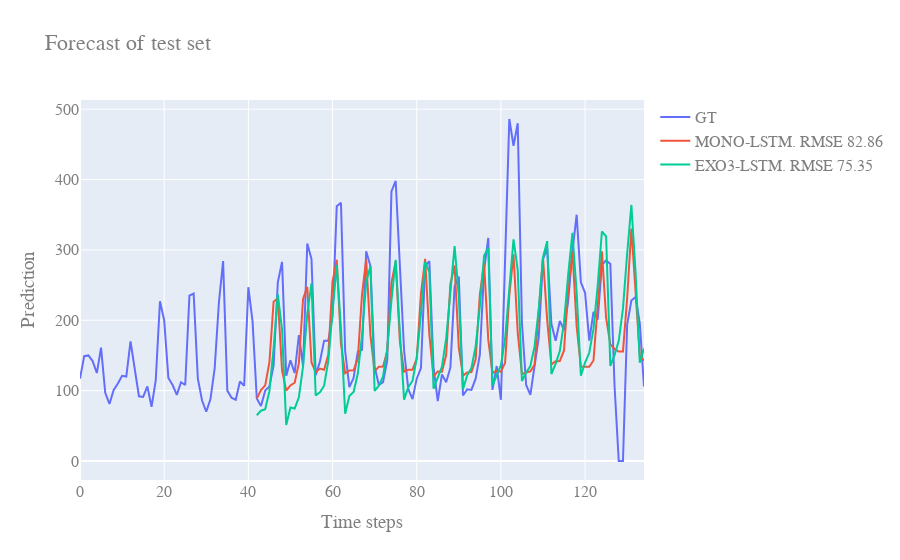

This figure's notebook cell:
### Markdown cell above
# Forecasting evaluation

### Code cell
single_run_results = []
n_runs = 1
#for dataset in datasets:
#    print("Running forecasting for sales in", dataset, "\n")
for run in range(n_runs):
    print ("Run #", run+1)

    # Add day of week as one hot encoded signal before running the lstm model
    full_dataset = milan_daily_augmented

    # Create training and test data
    train, test = ts_train_test_split(full_dataset, test_length=0.1)
    print(train.shape, test.shape)

    # Extract the columns which display most correlation with the value we are trying to predict.
    mono_input_features = [0]
    exo3_input_features = list(range(0,full_dataset.shape[1]))
    print("MONO-LSTM input features:", mono_input_features)
    print("EXO3 (+ all exog) input features :", exo3_input_features)
    print()

    # Define steps ahead to forecast
    lstm_in_len = 42
    lstm_out_len = 14

    ## LSTM
    # Define the LSTM Models and their Optimizer objects
    mono_LSTM_Model, mono_opt_obj = define_LSTM_Model(mono_input_features)
    exo3_LSTM_Model, exo3_opt_obj = define_LSTM_Model(exo3_input_features)


    # 1) MONO-LSTM data
    mono_inp_tr, mono_out_tr, mono_inp_te, mono_out_te = prepare_for_network(train, test, mono_input_features, in_len=lstm_in_len, out_len=lstm_out_len)
    mono_x_train=torch.cat((torch.Tensor(mono_inp_tr),torch.Tensor(mono_out_tr)),1)
    mono_x_test=torch.Tensor(mono_inp_te)

    # 2) EXO3-LSTM data
    exo3_inp_tr, exo3_out_tr, exo3_inp_te, exo3_out_te = prepare_for_network(train, test, exo3_input_features, in_len=lstm_in_len, out_len=lstm_out_len)
    exo3_x_train=torch.cat((torch.Tensor(exo3_inp_tr),torch.Tensor(exo3_out_tr)),1)
    exo3_x_test=torch.Tensor(exo3_inp_te)

    # Train all the LSTMs 
    print("Training the MONO-LSTM model...")
    mono_opt_obj.train(mono_x_train[:,:-1],mono_x_train[:,1:],mono_x_train[:,:-1],mono_x_train[:,1:], \
                       do_teacher_forcing=True, n_epochs=20, batch_size=64)
    print("Done\n")
    print("Training the EXO3-LSTM model...")
    exo3_opt_obj.train(exo3_x_train[:,:-1],exo3_x_train[:,1:],exo3_x_train[:,:-1],exo3_x_train[:,1:], \
                       do_teacher_forcing=True, n_epochs=20, batch_size=64)
    print("Done\n")        


    # Make predictions using the trained networks
    mono_pred = mono_LSTM_Model(mono_x_test, lstm_out_len)
   
    exo3_pred = exo3_LSTM_Model(exo3_x_test, lstm_out_len)



    ## Check results of LSTM forecasts (calc erros)
    mean = np.mean(train.qty.values)
    std = np.std(train.qty.values)
    full_mono_pred = build_lstm_full_preds(mono_out_te, mono_pred, lstm_out_len, mean, std)
    mono_lstm_rmse = sm.tools.eval_measures.rmse(test.qty[lstm_in_len:].values, full_mono_pred)
    mono_lstm_mae = sm.tools.eval_measures.meanabs(test.qty[lstm_in_len:].values, full_mono_pred)
  
    full_exo3_pred = build_lstm_full_preds(exo3_out_te, exo3_pred, lstm_out_len, mean, std)
    exo3_lstm_rmse = sm.tools.eval_measures.rmse(test.qty[lstm_in_len:].values, full_exo3_pred)
    exo3_lstm_mae = sm.tools.eval_measures.meanabs(test.qty[lstm_in_len:].values, full_exo3_pred)


    fig = go.Figure()
    full_labels = list(range(0,test.shape[0]))
    pred_labels = list(range(lstm_in_len,test.shape[0]))
    fig.add_trace(go.Scatter(x=full_labels, y=test.qty,
                mode='lines', name='GT'))
    fig.add_trace(go.Scatter(x=pred_labels, y=full_mono_pred,
                 mode='lines', name="MONO-LSTM. RMSE %.2f" % mono_lstm_rmse ))
    fig.add_trace(go.Scatter(x=pred_labels, y=full_exo3_pred,
                 mode='lines', name="EXO3-LSTM. RMSE %.2f" % exo3_lstm_rmse))

    fig.update_layout(
        title="Forecast of test set",
        xaxis_title="Time steps",
        yaxis_title="Prediction",
        font=dict(
            family="Courier New, monospace",
            size=16,
            color="#7f7f7f"
        )
    )
    fig.show()
    check_local_res(test, [mono_pred, exo3_pred], mono_inp_te, mono_out_te, mean, std, lstm_in_len, lstm_out_len)


    #pltio.write_html(fig, dataset+"-"+"run"+str(run+1)+"daily-sales-results.html")
    single_run_results.append([dataset, "run "+str(run+1), mono_lstm_rmse, exo3_lstm_rmse, mono_lstm_mae, exo3_lstm_mae])

    print()

### Figure 1 — Plotly figure (JSON) as saved in the notebook; plotly's stock layout.template omitted (floating-point values rounded to 4 significant figures; data arrays with more than 128 entries replaced by an {"elided": "..."} marker saying what was removed)
{"data": [{"mode": "lines", "name": "GT", "type": "scatter", "x": {"elided": "135 int values"}, "y": {"elided": "135 int values"}}, {"mode": "lines", "name": "MONO-LSTM. RMSE 82.86", "type": "scatter", "x": [42, 43, 44, 45, 46, 47, 48, 49, 50, 51, 52, 53, 54, 55, 56, 57, 58, 59, 60, 61, 62, 63, 64, 65, 66, 67, 68, 69, 70, 71, 72, 73, 74, 75, 76, 77, 78, 79, 80, 81, 82, 83, 84, 85, 86, 87, 88, 89, 90, 91, 92, 93, 94, 95, 96, 97, 98, 99, 100, 101, 102, 103, 104, 105, 106, 107, 108, 109, 110, 111, 112, 113, 114, 115, 116, 117, 118, 119, 120, 121, 122, 123, 124, 125, 126, 127, 128, 129, 130, 131, 132, 133, 134], "y": [88.68, 100.9, 107.5, 139.9, 226.3, 231.3, 128.7, 100.1, 107.4, 111.2, 139.0, 230.3, 247.7, 140.0, 126.2, 131.4, 129.8, 151.3, 254.9, 285.9, 166.7, 124.6, 128.7, 128.9, 145.0, 236.6, 286.4, 178.5, 127.3, 134.0, 134.3, 156.4, 253.5, 283.5, 169.7, 126.7, 129.8, 129.8, 145.7, 237.1, 287.4, 179.5, 120.4, 127.3, 127.0, 150.5, 251.8, 277.9, 160.8, 121.3, 125.8, 126.4, 144.3, 236.6, 281.3, 172.5, 125.1, 128.1, 126.6, 139.5, 235.4, 293.9, 182.4, 123.5, 125.8, 127.5, 136.7, 215.1, 289.6, 199.9, 137.0, 141.8, 142.0, 157.1, 246.4, 297.6, 191.4, 134.1, 134.0, 133.9, 142.8, 224.3, 298.0, 203.5, 165.8, 159.4, 155.6, 155.7, 230.9, 330.2, 244.2, 150.1, 142.6]}, {"mode": "lines", "name": "EXO3-LSTM. RMSE 75.35", "type": "scatter", "x": [42, 43, 44, 45, 46, 47, 48, 49, 50, 51, 52, 53, 54, 55, 56, 57, 58, 59, 60, 61, 62, 63, 64, 65, 66, 67, 68, 69, 70, 71, 72, 73, 74, 75, 76, 77, 78, 79, 80, 81, 82, 83, 84, 85, 86, 87, 88, 89, 90, 91, 92, 93, 94, 95, 96, 97, 98, 99, 100, 101, 102, 103, 104, 105, 106, 107, 108, 109, 110, 111, 112, 113, 114, 115, 116, 117, 118, 119, 120, 121, 122, 123, 124, 125, 126, 127, 128, 129, 130, 131, 132, 133, 134], "y": [65.03, 71.51, 73.56, 99.24, 160.5, 236.7, 187.2, 51.09, 76.03, 74.61, 90.61, 134.6, 209.6, 252.4, 93.27, 97.7, 107.0, 142.4, 211.4, 278.7, 188.5, 67.04, 92.37, 98.15, 123.9, 178.0, 254.5, 276.9, 99.58, 107.1, 120.3, 159.2, 228.2, 286.0, 182.8, 87.26, 105.1, 113.7, 145.6, 208.3, 283.2, 268.5, 102.7, 117.7, 134.1, 174.3, 242.9, 305.5, 233.7, 102.1, 121.8, 132.3, 162.7, 219.2, 291.6, 303.2, 107.2, 123.1, 136.1, 174.1, 243.5, 314.9, 271.3, 113.6, 125.8, 134.9, 162.8, 216.7, 289.7, 312.4, 123.6, 137.9, 156.3, 197.3, 265.6, 324.3, 239.1, 121.4, 139.8, 153.8, 187.7, 249.4, 326.1, 319.1, 135.2, 150.5, 170.8, 216.5, 294.6, 363.9, 268.0, 139.8, 159.8]}], "layout": {"font": {"color": "#7f7f7f", "family": "Courier New, monospace", "size": 16}, "title": {"text": "Forecast of test set"}, "xaxis": {"title": {"text": "Time steps"}}, "yaxis": {"title": {"text": "Prediction"}}}}
